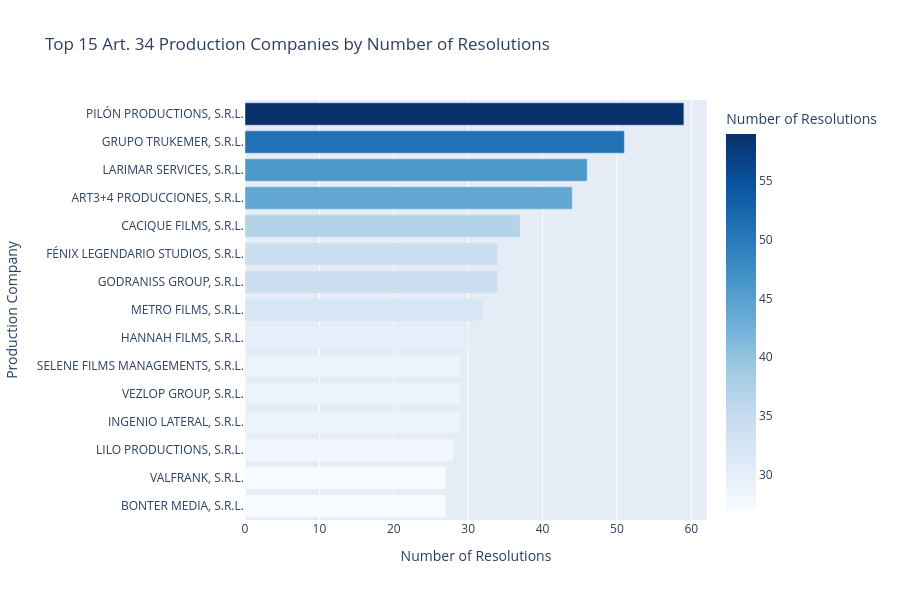

The notebook cell saved with this chart:
### Markdown cell above
## 7. Top Art. 34 Production Companies

Identifying the most active Dominican production companies under Art. 34 of Law 108-10, based on the number of resolutions and total validated investment amounts received from local investors.

### Code cell
# Top 15 Art. 34 production companies by number of resolutions
top_companies_34 = df_34['local_company'].value_counts().head(15)

fig = px.bar(
    x=top_companies_34.values,
    y=top_companies_34.index,
    orientation='h',
    title='Top 15 Art. 34 Production Companies by Number of Resolutions',
    labels={'x': 'Number of Resolutions', 'y': 'Production Company', 'color': 'Number of Resolutions'},
    color=top_companies_34.values,
    color_continuous_scale='Blues'
)
fig.update_layout(yaxis={'categoryorder': 'total ascending'}, height=600)
fig.show()

### Figure 1 — Plotly figure (JSON) as saved in the notebook; plotly's stock layout.template omitted (floating-point values rounded to 4 significant figures)
{"data": [{"hovertemplate": "Number of Resolutions=%{marker.color}<br>Production Company=%{y}<extra></extra>", "legendgroup": "", "marker": {"color": [59, 51, 46, 44, 37, 34, 34, 32, 30, 29, 29, 29, 28, 27, 27], "coloraxis": "coloraxis", "pattern": {"shape": ""}}, "name": "", "orientation": "h", "showlegend": false, "textposition": "auto", "type": "bar", "x": [59, 51, 46, 44, 37, 34, 34, 32, 30, 29, 29, 29, 28, 27, 27], "xaxis": "x", "y": ["PILÓN PRODUCTIONS, S.R.L.", "GRUPO TRUKEMER, S.R.L.", "LARIMAR SERVICES, S.R.L.", "ART3+4 PRODUCCIONES, S.R.L.", "CACIQUE FILMS, S.R.L.", "GODRANISS GROUP, S.R.L.", "FÉNIX LEGENDARIO STUDIOS, S.R.L.", "METRO FILMS, S.R.L.", "HANNAH FILMS, S.R.L.", "INGENIO LATERAL, S.R.L.", "VEZLOP GROUP, S.R.L.", "SELENE FILMS MANAGEMENTS, S.R.L.", "LILO PRODUCTIONS, S.R.L.", "BONTER MEDIA, S.R.L.", "VALFRANK, S.R.L."], "yaxis": "y"}], "layout": {"barmode": "relative", "coloraxis": {"autocolorscale": false, "colorbar": {"title": {"text": "Number of Resolutions"}}, "colorscale": [[0, "rgb(247,251,255)"], [0.125, "rgb(222,235,247)"], [0.25, "rgb(198,219,239)"], [0.375, "rgb(158,202,225)"], [0.5, "rgb(107,174,214)"], [0.625, "rgb(66,146,198)"], [0.75, "rgb(33,113,181)"], [0.875, "rgb(8,81,156)"], [1, "rgb(8,48,107)"]]}, "height": 600, "legend": {"tracegroupgap": 0}, "title": {"text": "Top 15 Art. 34 Production Companies by Number of Resolutions"}, "xaxis": {"anchor": "y", "domain": [0, 1], "title": {"text": "Number of Resolutions"}}, "yaxis": {"anchor": "x", "categoryorder": "total ascending", "domain": [0, 1], "title": {"text": "Production Company"}}}}
